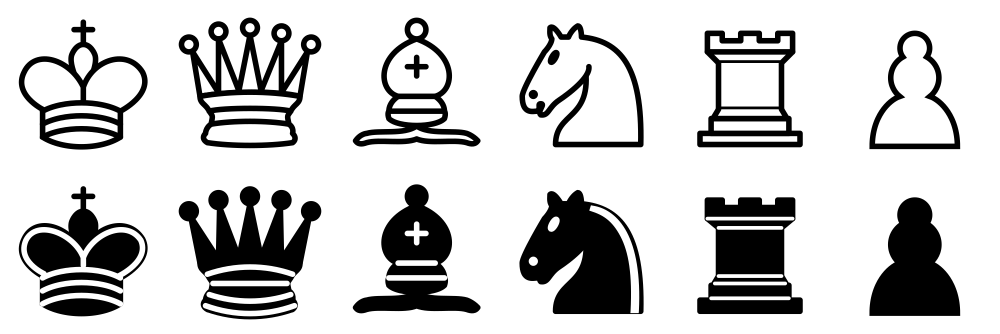
#> input picture Images/Pieces.png, 2000 x 668 px, found by its file name (shown at 1/2 size); its folder holds 5 pictures in this run
$ python crop.py
#> lines starting #> are read from the running program, lines starting #| are printed output that depends on the picture
from PIL import Image

def crop_image(image_path, top_left, bottom_right, output_path):
    # Open the image file
#> called with image_path = 'Images/Pieces.png', top_left = (0, 0), bottom_right = (333, 332), output_path = 'Images/WhiteKing.png'
    with Image.open(image_path) as img:
        # Calculate the cropping box
#> img is the input picture: PIL image 2000x668 LA; mean R, G, B, A 67.6, 67.6, 67.6, 83
        left, top = top_left
        right, bottom = bottom_right
        crop_box = (left, top, right, bottom)

        # Crop the image
        cropped_image = img.crop(crop_box)
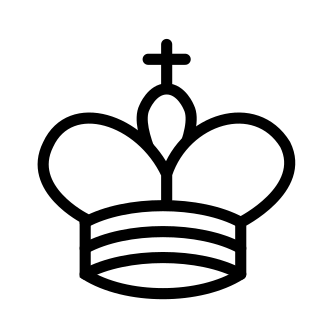
#> cropped_image: PIL image 333x332 LA; mean R, G, B, A 105.4, 105.4, 105.4, 89.6; transparent parts drawn white

        # Save the cropped image
        cropped_image.save(output_path)


piece_x = {"King": 0, "Queen": 333, "Bishop": 666, "Knight": 1000, "Rook": 1333, "Pawn": 1666}
piece_y = {"White": 0, "Black": 332}

height = 332
width = 333

def crop_pieces(piece, colour):
    top_left = (piece_x[piece], piece_y[colour])
    bottom_right = (piece_x[piece] + width, piece_y[colour] + height)
    crop_image('Images/Pieces.png', top_left, bottom_right, f'Images/{colour}{piece}.png')

def main():
    for piece in piece_x.keys():
        for colour in piece_y.keys():
            crop_pieces(piece, colour)

if __name__ == '__main__':
    main()
